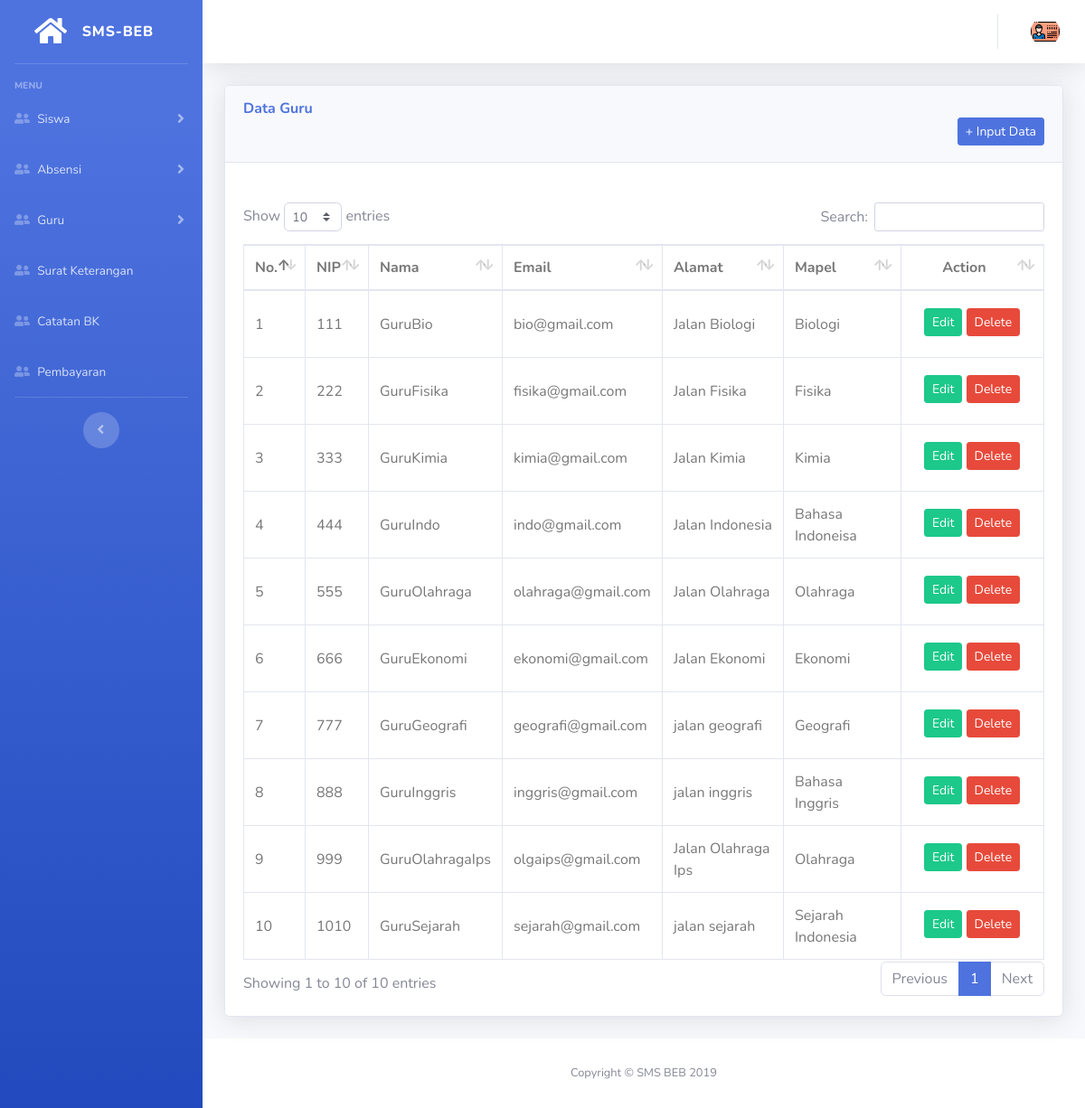
The page /index.php/dashboard/guru on the database its author committed.
### tables this page shows
CREATE TABLE `tb_guru` (
  `id` int(6) NOT NULL,
  `nip` int(10) NOT NULL,
  `nama` varchar(50) NOT NULL,
  `email` varchar(30) NOT NULL,
  `password` varchar(32) NOT NULL,
  `alamat` varchar(50) NOT NULL
);

### application/views/backend/layout/content.php (called while the page is built)
<?php
include str_replace("system", "application/views/backend/content", BASEPATH)."/$content.php";
 ?>

### application/controllers/dashboard/Guru.php (called while the page is built, shortened)
<?php
class Guru extends CI_Controller {
	function __construct()
  	{
		$this->low = "tb_guru";
    }
    public function index(){
		$data['title'] = "Data $this->low";
		$data['content'] = "$this->low/index";
		$data['query_mysql'] = $this->db->query("SELECT * FROM tb_guru")->result_array();
        $this->load->view('backend/index',$data);
    }
}

### index.php (called while the page is built, shortened)
<?php
require_once BASEPATH.'core/CodeIgniter.php';

### application/views/backend/content/tb_guru/index.php (the view, shortened to what this page needs)
<div class="container-fluid">
  <div class="card shadow mb-4">
    <div class="card-header py-3">
      <h6 class="m-0 font-weight-bold text-primary datatable">Data Guru</h6>
      <a href="<?= base_url().$this->uri->segment(1)."/".$this->uri->segment(2)."/add/" ?>"><button class="btn btn-primary btn-sm float-right">+ Input Data</button></a>
    </div>
    <div class="card-body">
      <div class="table-responsive">
        <table class="table table-bordered" id="dataTable" width="100%" cellspacing="0">
          <thead>
            <tr>
              <th scope="col">No.</th>
              <th scope="col">NIP</th>
              <th scope="col">Nama</th>
              <th scope="col">Email</th>
              <th scope="col">Alamat</th>
              <th scope="col">Mapel</th>
              <th scope="col">
                <center><span>Action</span></center>
              </th>
            </tr>
          </thead>
          <tbody>
            <?php
            $nomor = 1;
            foreach($query_mysql as $data) {
          ?>
            <tr>
              <td class="bold"><?php echo $nomor++; ?></td>
              <td><?php echo $data['nip']; ?></td>
              <td><?php echo $data['nama']; ?></td>
              <td><?php echo $data['email']; ?></td>
              <td><?php echo $data['alamat']; ?></td>
              <td>
              <?php
              $d = $this->db->query("SELECT tm.nama FROM tb_jadwal tj JOIN tb_mapel tm ON tj.id_mapel=tm.id WHERE tj.nip='$data[nip]' GROUP BY tm.nama")->result_array();
              foreach ($d as $k) {
              ?>
              <?= $k['nama'] ?>
              <?php } ?>
              </td>
              <td>
                <div class="btn btn-group">
                <a href="<?= base_url().$this->uri->segment(1)."/".$this->uri->segment(2)."/edit/".$data['id'] ?>"><button class="btn btn-success btn-sm" type="button">Edit</button></a>
                  <span>&nbsp</span>
                  <a href="<?= base_url().$this->uri->segment(1)."/".$this->uri->segment(2)."/delete/".$data['id'] ?>"
                    onclick="return confirm('Anda yakin ingin menghapus data?');"><button
                      class="btn btn-danger btn-sm" type="button" name="delete">Delete</button></a>
                </div>
              </td>
            </tr>
            <?php
            }
            ?>
          </tbody>
        </table>
      </div>
    </div>
  </div>
</div>

### assets/css/custom.css (style rules this page uses)
.btn { margin-bottom: 2px; }
button { outline: none !important; }
.table-bordered { color: #777; cursor: default; }
.table-bordered td a { float: left; }
.table-bordered th, .table-bordered td { vertical-align: middle !important; }

### rows shown on the page
tb_guru: nip "111", nama "GuruBio", email "bio@gmail.com", alamat "Jalan Biologi", nama "Biologi"
tb_guru: nip "222", nama "GuruFisika", email "fisika@gmail.com", alamat "Jalan Fisika", nama "Fisika"
tb_guru: nip "333", nama "GuruKimia", email "kimia@gmail.com", alamat "Jalan Kimia", nama "Kimia"
tb_guru: nip "444", nama "GuruIndo", email "indo@gmail.com", alamat "Jalan Indonesia", nama "Bahasa Indoneisa"
tb_guru: nip "555", nama "GuruOlahraga", email "olahraga@gmail.com", alamat "Jalan Olahraga", nama "Olahraga"
tb_guru: nip "666", nama "GuruEkonomi", email "ekonomi@gmail.com", alamat "Jalan Ekonomi", nama "Ekonomi"
tb_guru: nip "777", nama "GuruGeografi", email "geografi@gmail.com", alamat "jalan geografi", nama "Geografi"
tb_guru: nip "888", nama "GuruInggris", email "inggris@gmail.com", alamat "jalan inggris", nama "Bahasa Inggris"
tb_guru: nip "999", nama "GuruOlahragaIps", email "olgaips@gmail.com", alamat "Jalan Olahraga Ips", nama "Olahraga"
tb_guru: nip "1010", nama "GuruSejarah", email "sejarah@gmail.com", alamat "jalan sejarah", nama "Sejarah Indonesia"
